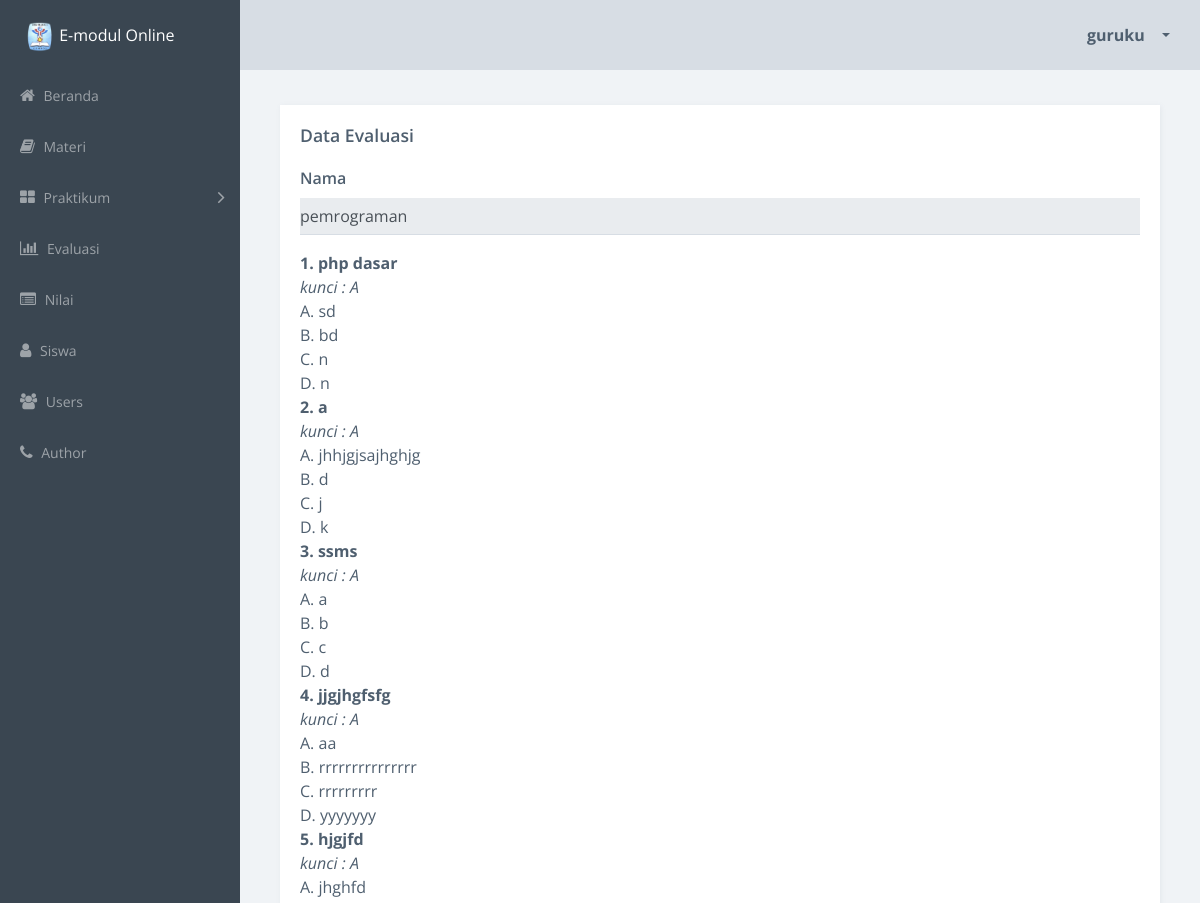
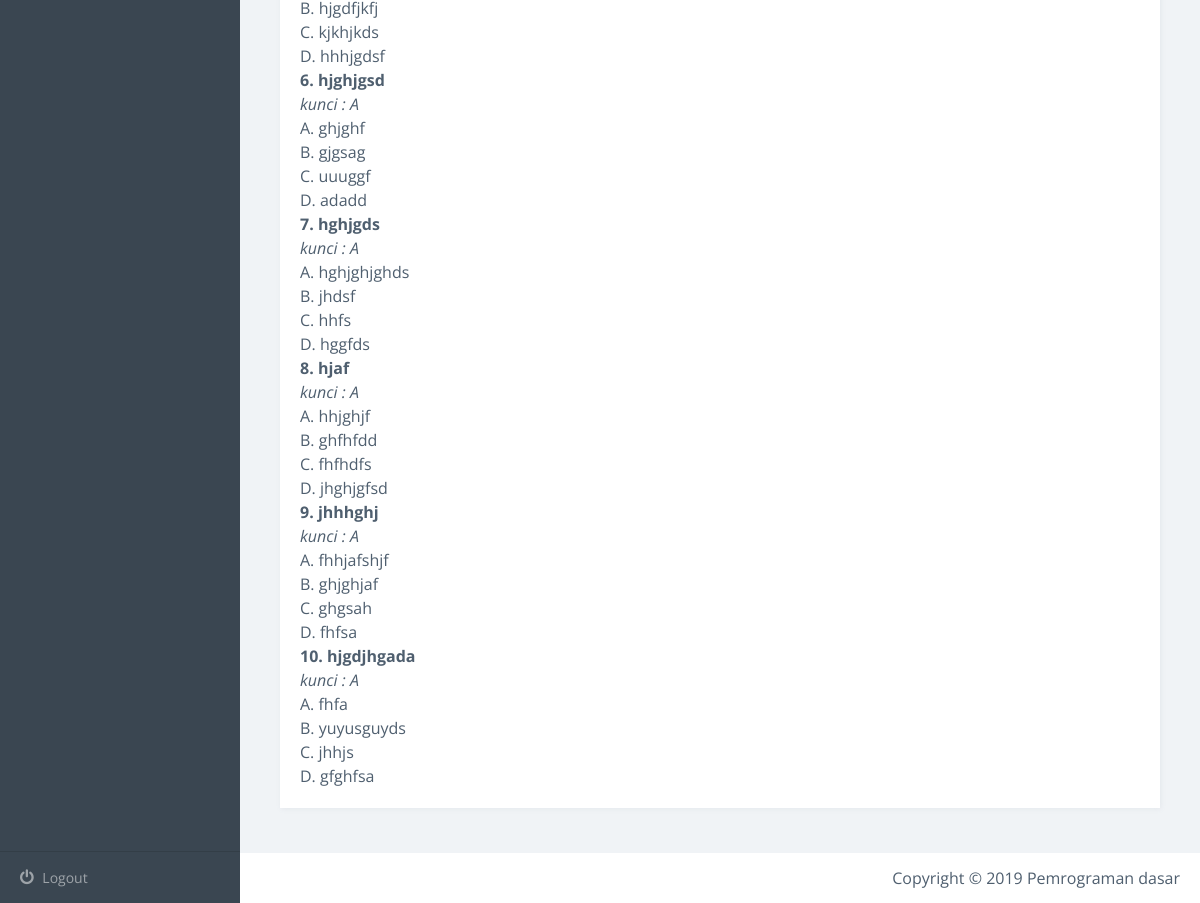
The app's page /detailEvaluasi.php?id=1 (signed in) with its own data (2 pictures, top to bottom).
### tables this page shows
CREATE TABLE `evaluasi` (
  `id_evaluasi` int(11) NOT NULL AUTO_INCREMENT,
  `kode_soal` int(11) DEFAULT NULL,
  `nama_soal` varchar(100) DEFAULT NULL,
  PRIMARY KEY (`id_evaluasi`)
);

CREATE TABLE `soal` (
  `id_soal` int(11) NOT NULL AUTO_INCREMENT,
  `kode_soal` int(11) DEFAULT NULL,
  `nomer` int(11) DEFAULT NULL,
  `soal` text,
  `a` text,
  `b` text,
  `c` text,
  `d` text,
  `kunci` varchar(2) DEFAULT NULL,
  PRIMARY KEY (`id_soal`)
);

### detailEvaluasi.php (the view, shortened to what this page needs)
<?php
include "config.php";
$kode = $_GET['id'];
$result = mysqli_query($conn, "SELECT * FROM evaluasi WHERE kode_soal = $kode");
$dat = mysqli_fetch_array($result);
?>
<!doctype html>
<html class="no-js" lang="en">
    <head>
        <link rel="stylesheet" href="css/vendor.css">
        <link rel="stylesheet" href="css/app-blue.css">
    </head>
    <body>
        <div class="main-wrapper">
            <div class="app" id="app">
                <header class="header">
                    <div class="header-block header-block-nav">
                        <ul class="nav-profile">
                            <li class="profile dropdown">
                                <a class="nav-link dropdown-toggle" data-toggle="dropdown" href="#" role="button" aria-haspopup="true" aria-expanded="false">
                                    <span class="name"> <?php echo $_SESSION['username']; ?> </span>
                                </a>
                            </li>
                        </ul>
                    </div>
                </header>
                <aside class="sidebar">
                    <div class="sidebar-container">
                        <div class="sidebar-header">
                            <div class="brand">
                                <div>
                                    <img src="assets/logosmk.png" width="30" height="30"> E-modul Online
                                </div>
                            </div>
                        </div>
                        <nav class="menu">
                            <ul class="sidebar-menu metismenu" id="sidebar-menu">
                                <li class="">
                                    <a href="index.php">
                                        <i class="fa fa-home"></i> Beranda </a>
                                </li>
                                <li class="">
                                    <a href="materi.php">
                                        <i class="fa fa-book"></i> Materi </a>
                                </li>
                                <li>
                                    <a href="">
                                        <i class="fa fa-th-large"></i> Praktikum
                                        <i class="fa arrow"></i>
                                    </a>
                                </li>
                                <li class="">
                                    <a href="evaluasi.php">
                                        <i class="fa fa-bar-chart"></i> Evaluasi  </a>
                                </li>
                                <li class="">
                                    <a href="nilai.php">
                                        <i class="fa fa-list-alt"></i> Nilai </a>
                                </li>
                                <li class="">
                                    <a href="siswa.php">
                                        <i class="fa fa-user"></i> Siswa </a>
                                </li>
                                <li class="">
                                    <a href="users.php">
                                        <i class="fa fa-users"></i> Users </a>
                                </li>
                                <li class="">
                                    <a href="author.php">
                                        <i class="fa fa-phone"></i> Author </a>
                                </li>
                            </ul>
                        </nav>
                    </div>
                    <footer class="sidebar-footer">
                        <ul class="sidebar-menu metismenu" id="customize-menu">
                            <li>
                                <a href="logout.php">
                                    <i class="fa fa-power-off"></i> Logout </a>
                            </li>
                        </ul>
                    </footer>
                </aside>
                <article class="content forms-page">
                 <section class="section">
                        <div class="row sameheight-container">
                            <div class="col-md-12">
                                <div class="card card-block sameheight-item">
                                    <div class="title-block">
                                        <h3 class="title"> Data Evaluasi </h3>
                                    </div>
                                    <form id="tambah-form">
                                        <div class="form-group">
                                            <label class="control-label">Nama</label>
                                            <input type="text" class="form-control underlined" value="<?php echo $dat['nama_soal'] ?>" readonly="readonly"></div>
                                        <?php
                                        $query1 = mysqli_query($conn, "SELECT * FROM soal WHERE kode_soal = '$kode' AND nomer = '1' ");
                                        $nomer1 = mysqli_fetch_array($query1);
                                        echo "<div><b>1. " .$nomer1['soal']. "</b></div>";
                                        echo "<div ><i>kunci : " .$nomer1['kunci']. "</i></div>";
                                        echo "<div>A. ".$nomer1['a']."</div>";
                                        echo "<div>B. ".$nomer1['b']."</div>";
                                        echo "<div>C. ".$nomer1['c']."</div>";
                                        echo "<div>D. ".$nomer1['d']."</div>";
                                        $query2 = mysqli_query($conn, "SELECT * FROM soal WHERE kode_soal = '$kode' AND nomer = '2' ");
                                        $nomer2 = mysqli_fetch_array($query2);
                                        echo "<div><b>2. " .$nomer2['soal']. "</b></div>";
                                        echo "<div ><i>kunci : " .$nomer2['kunci']. "</i></div>";
                                        echo "<div>A. ".$nomer2['a']."</div>";
                                        echo "<div>B. ".$nomer2['b']."</div>";
                                        echo "<div>C. ".$nomer2['c']."</div>";
                                        echo "<div>D. ".$nomer2['d']."</div>";
                                        $query3 = mysqli_query($conn, "SELECT * FROM soal WHERE kode_soal = '$kode' AND nomer = '3' ");
                                        $nomer3 = mysqli_fetch_array($query3);
                                        echo "<div><b>3. " .$nomer3['soal']. "</b></div>";
                                        echo "<div ><i>kunci : " .$nomer3['kunci']. "</i></div>";
                                        echo "<div>A. ".$nomer3['a']."</div>";
                                        echo "<div>B. ".$nomer3['b']."</div>";
                                        echo "<div>C. ".$nomer3['c']."</div>";
                                        echo "<div>D. ".$nomer3['d']."</div>";
                                        $query4 = mysqli_query($conn, "SELECT * FROM soal WHERE kode_soal = '$kode' AND nomer = '4' ");
                                        $nomer4 = mysqli_fetch_array($query4);
                                        echo "<div><b>4. " .$nomer4['soal']. "</b></div>";
                                        echo "<div ><i>kunci : " .$nomer4['kunci']. "</i></div>";
                                        echo "<div>A. ".$nomer4['a']."</div>";
                                        echo "<div>B. ".$nomer4['b']."</div>";
                                        echo "<div>C. ".$nomer4['c']."</div>";
                                        echo "<div>D. ".$nomer4['d']."</div>";
                                        $query5 = mysqli_query($conn, "SELECT * FROM soal WHERE kode_soal = '$kode' AND nomer = '5' ");
                                        $nomer5 = mysqli_fetch_array($query5);
                                        echo "<div><b>5. " .$nomer5['soal']. "</b></div>";
                                        echo "<div ><i>kunci : " .$nomer5['kunci']. "</i></div>";
                                        echo "<div>A. ".$nomer5['a']."</div>";
                                        echo "<div>B. ".$nomer5['b']."</div>";
                                        echo "<div>C. ".$nomer5['c']."</div>";
                                        echo "<div>D. ".$nomer5['d']."</div>";
                                        $query6 = mysqli_query($conn, "SELECT * FROM soal WHERE kode_soal = '$kode' AND nomer = '6' ");
                                        $nomer6 = mysqli_fetch_array($query6);
                                        echo "<div><b>6. " .$nomer6['soal']. "</b></div>";
                                        echo "<div ><i>kunci : " .$nomer6['kunci']. "</i></div>";
                                        echo "<div>A. ".$nomer6['a']."</div>";
                                        echo "<div>B. ".$nomer6['b']."</div>";
                                        echo "<div>C. ".$nomer6['c']."</div>";
                                        echo "<div>D. ".$nomer6['d']."</div>";
                                        $query7 = mysqli_query($conn, "SELECT * FROM soal WHERE kode_soal = '$kode' AND nomer = '7' ");
                                        $nomer7 = mysqli_fetch_array($query7);
                                        echo "<div><b>7. " .$nomer7['soal']. "</b></div>";
                                        echo "<div ><i>kunci : " .$nomer7['kunci']. "</i></div>";
                                        echo "<div>A. ".$nomer7['a']."</div>";
                                        echo "<div>B. ".$nomer7['b']."</div>";
                                        echo "<div>C. ".$nomer7['c']."</div>";
                                        echo "<div>D. ".$nomer7['d']."</div>";
                                        $query8 = mysqli_query($conn, "SELECT * FROM soal WHERE kode_soal = '$kode' AND nomer = '8' ");
                                        $nomer8 = mysqli_fetch_array($query8);
                                        echo "<div><b>8. " .$nomer8['soal']. "</b></div>";
                                        echo "<div ><i>kunci : " .$nomer8['kunci']. "</i></div>";
                                        echo "<div>A. ".$nomer8['a']."</div>";
                                        echo "<div>B. ".$nomer8['b']."</div>";
                                        echo "<div>C. ".$nomer8['c']."</div>";
                                        echo "<div>D. ".$nomer8['d']."</div>";
                                        $query9 = mysqli_query($conn, "SELECT * FROM soal WHERE kode_soal = '$kode' AND nomer = '9' ");
                                        $nomer9 = mysqli_fetch_array($query9);
                                        echo "<div><b>9. " .$nomer9['soal']. "</b></div>";
                                        echo "<div ><i>kunci : " .$nomer9['kunci']. "</i></div>";
                                        echo "<div>A. ".$nomer9['a']."</div>";
                                        echo "<div>B. ".$nomer9['b']."</div>";
                                        echo "<div>C. ".$nomer9['c']."</div>";
                                        echo "<div>D. ".$nomer9['d']."</div>";
                                        $query10 = mysqli_query($conn, "SELECT * FROM soal WHERE kode_soal = '$kode' AND nomer = '10' ");
                                        $nomer10 = mysqli_fetch_array($query10);
                                        echo "<div><b>10. " .$nomer10['soal']. "</b></div>";
                                        echo "<div ><i>kunci : " .$nomer10['kunci']. "</i></div>";
                                        echo "<div>A. ".$nomer10['a']."</div>";
                                        echo "<div>B. ".$nomer10['b']."</div>";
                                        echo "<div>C. ".$nomer10['c']."</div>";
                                        echo "<div>D. ".$nomer10['d']."</div>";
                                        ?>
                                    </form>
                                </div>
                            </div>
                        </div>
                    </section>
                </article>
                <footer class="footer">
                    <div class="footer-block author">
                        <ul>
                            <li>
                                Copyright &copy 2019 Pemrograman dasar
                            </li>
                        </ul>
                    </div>
                </footer>
    </body>
</html>

### records on screen
evaluasi: nama_soal "pemrograman"
soal: soal "php dasar", kunci "A", a "sd", b "bd", c "n", d "n"
soal: soal "a", kunci "A", a "jhhjgjsajhghjg", b "d", c "j", d "k"
soal: soal "ssms", kunci "A", a "a", b "b", c "c", d "d"
soal: soal "jjgjhgfsfg", kunci "A", a "aa", b "rrrrrrrrrrrrrrr", c "rrrrrrrrr", d "yyyyyyy"
soal: soal "hjgjfd", kunci "A", a "jhghfd", b "hjgdfjkfj", c "kjkhjkds", d "hhhjgdsf"
soal: soal "hjghjgsd", kunci "A", a "ghjghf", b "gjgsag", c "uuuggf", d "adadd"
soal: soal "hghjgds", kunci "A", a "hghjghjghds", b "jhdsf", c "hhfs", d "hggfds"
soal: soal "hjaf", kunci "A", a "hhjghjf", b "ghfhfdd", c "fhfhdfs", d "jhghjgfsd"
soal: soal "jhhhghj", kunci "A", a "fhhjafshjf", b "ghjghjaf", c "ghgsah", d "fhfsa"
soal: soal "hjgdjhgada", kunci "A", a "fhfa", b "yuyusguyds", c "jhhjs", d "gfghfsa"

### other values on screen
$_SESSION['username'] "guruku"
